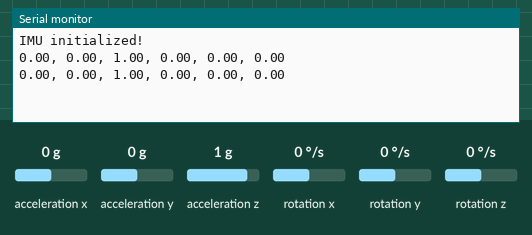
Simulated run of this program. Board: Arduino Nano 33 IoT. Shown: the last lines printed to the serial monitor. The test bench sets the inputs (shaded band); at power-on: acceleration x 0 g, acceleration y 0 g, acceleration z 1 g, rotation x 0 °/s, rotation y 0 °/s, rotation z 0 °/s.

Above: at 1.8 s.
1.9 s: acceleration x set to -1.4 g
At 2.8 s:
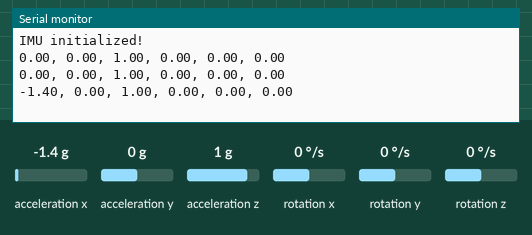
3.4 s: acceleration y set to -1.4 g
At 4.7 s:
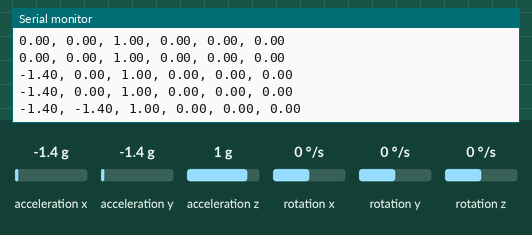
4.9 s: acceleration z set to -1.4 g
At 5.8 s:
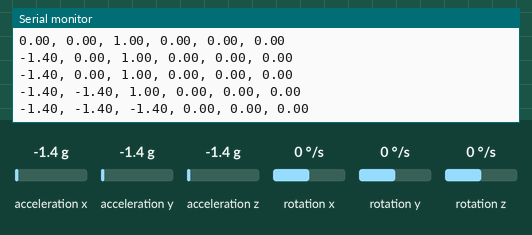
6.4 s: rotation x set to -192 °/s
At 7.7 s:
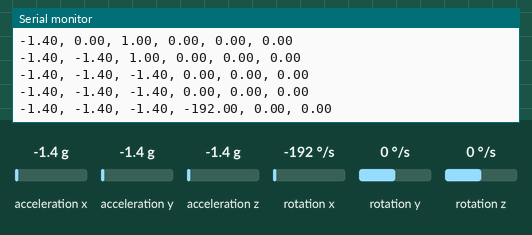
7.9 s: rotation y set to -192 °/s
At 8.7 s:
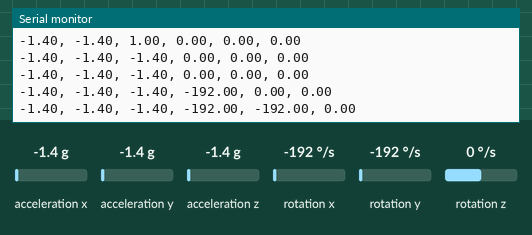

Measured:
- after the input at 1.9 s, the serial monitor: prints a new line after 0.11 s (image 1)
- after the input at 3.4 s, the serial monitor: prints a new line after 0.61 s (image 2)
- after the input at 4.9 s, the serial monitor: prints a new line after 0.12 s (image 3)
- after the input at 6.4 s, the serial monitor: prints a new line after 0.62 s (image 4)
- after the input at 7.9 s, the serial monitor: prints a new line after 0.13 s (image 5)

The program:

main.cpp
```cpp
// Example code from https://desertbot.io/blog/arduino-nano-33-iot-imu

#include <Arduino_LSM6DS3.h>

void setup() {
  Serial.begin(9600);
  while (!Serial) {
    ; // wait for serial port to connect. Needed for native USB port only
  }
  if (!IMU.begin()) {
    Serial.println("Failed to initialize IMU!");
    while (true); // halt program
  }
  Serial.println("IMU initialized!");
}

void loop() {
  float aX, aY, aZ;
  float gX, gY, gZ;
  const char * spacer = ", ";

  if (
    IMU.accelerationAvailable()
    && IMU.gyroscopeAvailable()
  ) {
    IMU.readAcceleration(aX, aY, aZ);
    IMU.readGyroscope(gX, gY, gZ);
    Serial.print(aX); Serial.print(spacer);
    Serial.print(aY); Serial.print(spacer);
    Serial.print(aZ); Serial.print(spacer);
    Serial.print(gX); Serial.print(spacer);
    Serial.print(gY); Serial.print(spacer);
    Serial.println(gZ);
    delay(1000);
  }
}
```
